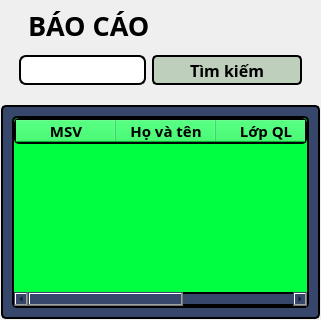
            <widget class="QWidget" name="students_page">
             <layout class="QVBoxLayout" name="verticalLayout_7" stretch="3,7">
              <property name="spacing">
               <number>2</number>
              </property>
              <property name="leftMargin">
               <number>1</number>
              </property>
              <property name="topMargin">
               <number>1</number>
              </property>
              <property name="rightMargin">
               <number>1</number>
              </property>
              <property name="bottomMargin">
               <number>1</number>
              </property>
              <item>
               <widget class="QWidget" name="report_controllers" native="true">
                <layout class="QVBoxLayout" name="verticalLayout_18">
                 <item>
                  <widget class="QLabel" name="report_name_label">
                   <property name="maximumSize">
                    <size>
                     <width>16777215</width>
                     <height>30</height>
                    </size>
                   </property>
                   <property name="font">
                    <font>
                     <family>Cascadia Mono SemiBold</family>
                     <pointsize>20</pointsize>
                     <weight>75</weight>
                     <bold>true</bold>
                     <underline>false</underline>
                     <strikeout>false</strikeout>
                    </font>
                   </property>
                   <property name="layoutDirection">
                    <enum>Qt::LeftToRight</enum>
                   </property>
                   <property name="styleSheet">
                    <string notr="true">color: rgb(0, 0, 0);
padding-left: 10px;
font-weight: bold;
font-size: 20pt;</string>
                   </property>
                   <property name="text">
                    <string>BÁO CÁO</string>
                   </property>
                   <property name="alignment">
                    <set>Qt::AlignLeading|Qt::AlignLeft|Qt::AlignVCenter</set>
                   </property>
                  </widget>
                 </item>
                 <item>
                  <widget class="QWidget" name="widget_8" native="true">
                   <layout class="QHBoxLayout" name="horizontalLayout_7">
                    <item>
                     <widget class="QLineEdit" name="report_class_input">
                      <property name="minimumSize">
                       <size>
                        <width>0</width>
                        <height>30</height>
                       </size>
                      </property>
                      <property name="font">
                       <font>
                        <family>Cascadia Code</family>
                        <pointsize>10</pointsize>
                       </font>
                      </property>
                      <property name="styleSheet">
                       <string notr="true">background-color: rgb(255, 255, 255);
border-radius: 7px;
border: 2px solid #000;</string>
                      </property>
                      <property name="inputMask">
                       <string/>
                      </property>
                      <property name="text">
                       <string/>
                      </property>
                     </widget>
                    </item>
                    <item>
                     <widget class="QPushButton" name="report_search_btn">
                      <property name="minimumSize">
                       <size>
                        <width>150</width>
                        <height>30</height>
                       </size>
                      </property>
                      <property name="font">
                       <font>
                        <family>Cascadia Code</family>
                        <pointsize>12</pointsize>
                        <weight>75</weight>
                        <bold>true</bold>
                       </font>
                      </property>
                      <property name="styleSheet">
                       <string notr="true">background-color: rgb(190,207,187);
color: rgb(0,0,0);
border-radius: 5px;
border: 2px solid #000;
font-weight: bold;
font-size: 12pt;</string>
                      </property>
                      <property name="text">
                       <string>Tìm kiếm</string>
                      </property>
                      <property name="icon">
                       <iconset>
                        <normaloff>:/icons/search.svg</normaloff>:/icons/search.svg</iconset>
                      </property>
                      <property name="iconSize">
                       <size>
                        <width>25</width>
                        <height>25</height>
                       </size>
                      </property>
                     </widget>
                    </item>
                   </layout>
                  </widget>
                 </item>
                </layout>
               </widget>
              </item>
              <item>
               <widget class="QWidget" name="report_view" native="true">
                <property name="font">
                 <font>
                  <family>Cascadia Code</family>
                 </font>
                </property>
                <property name="styleSheet">
                 <string notr="true">border-radius: 5px;
background-color:rgb(54, 71, 107); 
border-radius: 5px;
border: 2px solid #000;</string>
                </property>
                <layout class="QVBoxLayout" name="verticalLayout_6">
                 <property name="spacing">
                  <number>11</number>
                 </property>
                 <property name="leftMargin">
                  <number>11</number>
                 </property>
                 <property name="topMargin">
                  <number>11</number>
                 </property>
                 <property name="rightMargin">
                  <number>11</number>
                 </property>
                 <property name="bottomMargin">
                  <number>11</number>
                 </property>
                 <item>
                  <widget class="QTableWidget" name="report_table">
                   <property name="font">
                    <font>
                     <family>Cascadia Code</family>
                    </font>
                   </property>
                   <property name="styleSheet">
                    <string notr="true">border-radius: 5px;
background-color: rgb(0, 255, 64);</string>
                   </property>
                   <property name="verticalScrollMode">
                    <enum>QAbstractItemView::ScrollPerPixel</enum>
                   </property>
                   <property name="horizontalScrollMode">
                    <enum>QAbstractItemView::ScrollPerPixel</enum>
                   </property>
                   <column>
                    <property name="text">
                     <string>MSV</string>
                    </property>
                    <property name="font">
                     <font>
                      <family>Cascadia Code</family>
                      <pointsize>11</pointsize>
                      <weight>75</weight>
                      <bold>true</bold>
                     </font>
                    </property>
                    <property name="textAlignment">
                     <set>AlignCenter</set>
                    </property>
                    <property name="background">
                     <color alpha="0">
                      <red>0</red>
                      <green>0</green>
                      <blue>0</blue>
                     </color>
                    </property>
                   </column>
                   <column>
                    <property name="text">
                     <string>Họ và tên</string>
                    </property>
                    <property name="font">
                     <font>
                      <family>Cascadia Code</family>
                      <pointsize>11</pointsize>
                      <weight>75</weight>
                      <bold>true</bold>
                     </font>
                    </property>
                    <property name="textAlignment">
                     <set>AlignCenter</set>
                    </property>
                   </column>
                   <column>
                    <property name="text">
                     <string>Lớp QL</string>
                    </property>
                    <property name="font">
                     <font>
                      <family>Cascadia Code</family>
                      <pointsize>11</pointsize>
                      <weight>75</weight>
                      <bold>true</bold>
                     </font>
                    </property>
                    <property name="textAlignment">
                     <set>AlignCenter</set>
                    </property>
                   </column>
                   <column>
                    <property name="text">
                     <string>Mã lớp</string>
                    </property>
                    <property name="font">
                     <font>
                      <family>Cascadia Code</family>
                      <pointsize>11</pointsize>
                      <weight>75</weight>
                      <bold>true</bold>
                     </font>
                    </property>
                    <property name="textAlignment">
                     <set>AlignCenter</set>
                    </property>
                   </column>
                   <column>
                    <property name="text">
                     <string>Điểm danh</string>
                    </property>
                    <property name="font">
                     <font>
                      <family>Cascadia Code</family>
                      <pointsize>11</pointsize>
                      <weight>75</weight>
                      <bold>true</bold>
                     </font>
                    </property>
                    <property name="textAlignment">
                     <set>AlignCenter</set>
                    </property>
                   </column>
                  </widget>
                 </item>
                </layout>
               </widget>
              </item>
             </layout>
            </widget>
